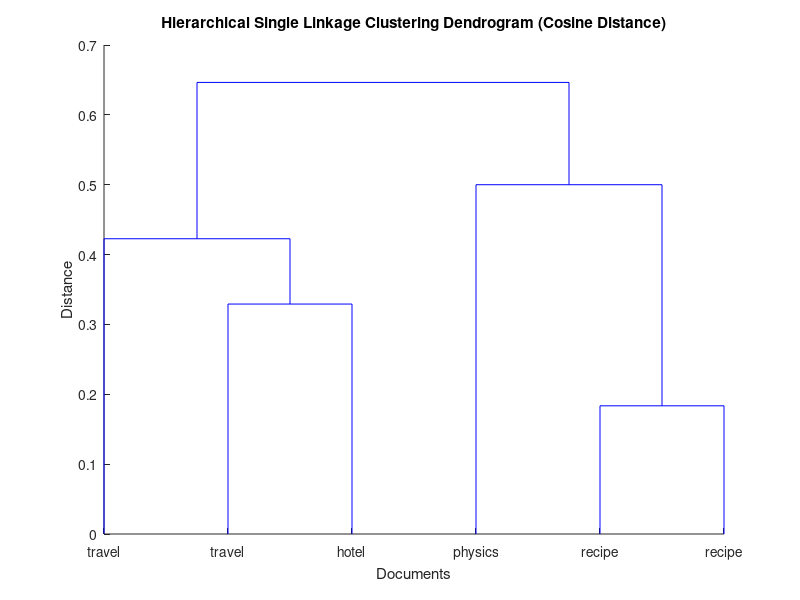
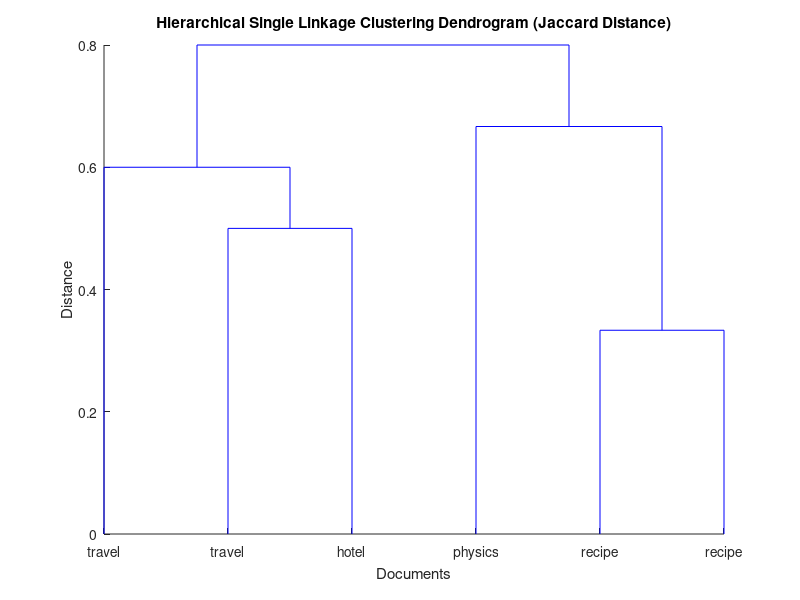
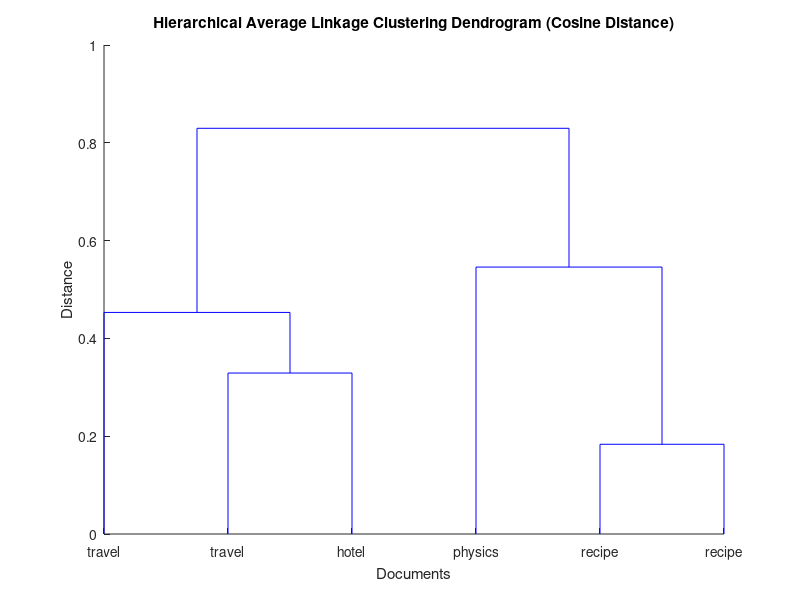
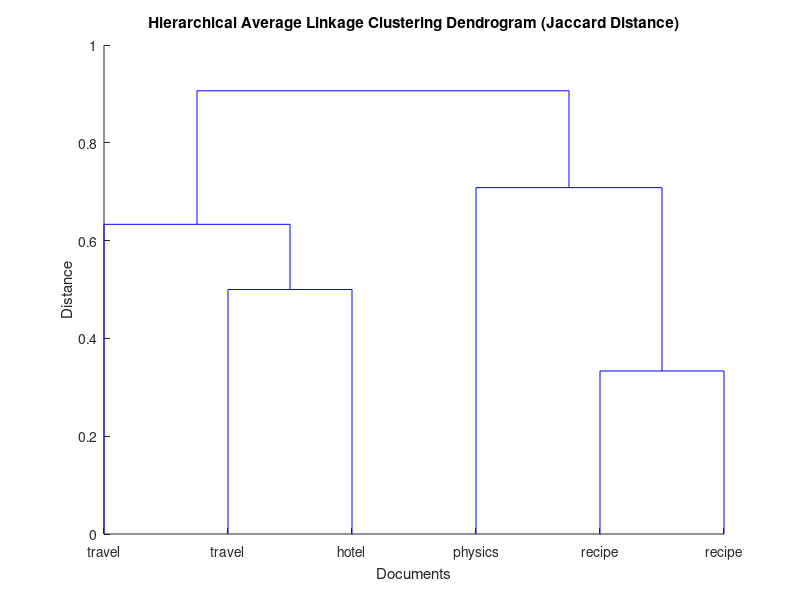

These figures' MATLAB source, in order:
pkg load statistics;  % Load the statistics package

% Define the data matrix A and labels B
A = [
    1, 0, 0, 0, 0, 0, 1, 1;
    1, 0, 0, 0, 0, 1, 0, 0;
    0, 1, 0, 1, 1, 1, 1, 0;
    0, 0, 0, 1, 1, 1, 0, 1;
    0, 0, 1, 1, 1, 0, 0, 0;
    1, 0, 0, 0, 0, 0, 1, 0
];
B = {'recipe', 'physics', 'travel', 'hotel', 'travel', 'recipe'};

% Compute pairwise cosine distances
function d = cosine_distance(X)
  normX = sqrt(sum(X .^ 2, 2));
  d = pdist(X, 'cosine');
end

cosine_distances = cosine_distance(A);

% Perform hierarchical clustering using single linkage
Z_single_cosine = linkage(cosine_distances, 'single');

% Plot dendrogram
figure;
dendrogram(Z_single_cosine, 'labels', B);
title('Hierarchical Single Linkage Clustering Dendrogram (Cosine Distance)');
xlabel('Documents');
ylabel('Distance');
set(gca, 'XTickLabelRotation', 45);  % Rotate x-axis labels

% Compute pairwise Jaccard distances
function d = jaccard_distance(X)
  d = pdist(X, 'jaccard');
end

jaccard_distances = jaccard_distance(A);

% Perform hierarchical clustering using single linkage
Z_single_jaccard = linkage(jaccard_distances, 'single');

% Plot dendrogram
figure;
dendrogram(Z_single_jaccard, 'labels', B);
title('Hierarchical Single Linkage Clustering Dendrogram (Jaccard Distance)');
xlabel('Documents');
ylabel('Distance');
set(gca, 'XTickLabelRotation', 45);  % Rotate x-axis labels

% Perform hierarchical clustering using average linkage
Z_avg_cosine = linkage(cosine_distances, 'average');

% Plot dendrogram
figure;
dendrogram(Z_avg_cosine, 'labels', B);
title('Hierarchical Average Linkage Clustering Dendrogram (Cosine Distance)');
xlabel('Documents');
ylabel('Distance');
set(gca, 'XTickLabelRotation', 45);  % Rotate x-axis labels

Z_avg_jaccard = linkage(jaccard_distances, 'average');

% Plot dendrogram
figure;
dendrogram(Z_avg_jaccard, 'labels', B);
title('Hierarchical Average Linkage Clustering Dendrogram (Jaccard Distance)');
xlabel('Documents');
ylabel('Distance');
set(gca, 'XTickLabelRotation', 45);  % Rotate x-axis labels

